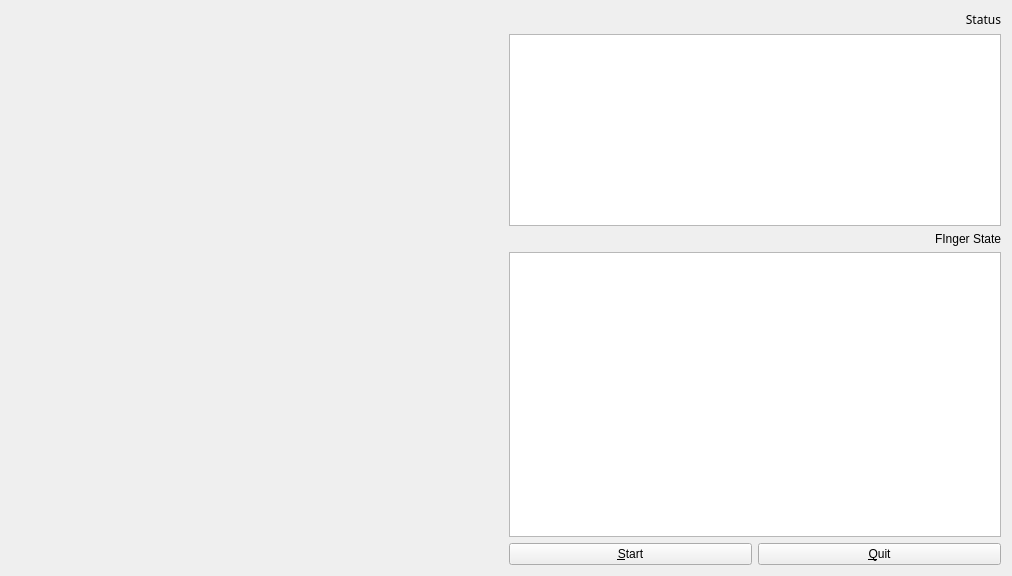
<?xml version="1.0" encoding="UTF-8"?>
<ui version="4.0">
 <class>MainWindow</class>
 <widget class="QMainWindow" name="MainWindow">
  <property name="windowModality">
   <enum>Qt::ApplicationModal</enum>
  </property>
  <property name="geometry">
   <rect>
    <x>0</x>
    <y>0</y>
    <width>1012</width>
    <height>576</height>
   </rect>
  </property>
  <property name="sizePolicy">
   <sizepolicy hsizetype="Maximum" vsizetype="Preferred">
    <horstretch>0</horstretch>
    <verstretch>0</verstretch>
   </sizepolicy>
  </property>
  <property name="windowTitle">
   <string>MainWindow</string>
  </property>
  <widget class="QWidget" name="centralWidget">
   <layout class="QGridLayout" name="gridLayout">
    <item row="0" column="0">
     <widget class="GLWidget" name="widget" native="true">
      <property name="sizePolicy">
       <sizepolicy hsizetype="Expanding" vsizetype="Preferred">
        <horstretch>0</horstretch>
        <verstretch>0</verstretch>
       </sizepolicy>
      </property>
     </widget>
    </item>
    <item row="0" column="1">
     <layout class="QVBoxLayout" name="verticalLayout">
      <item>
       <widget class="QLabel" name="label">
        <property name="font">
         <font>
          <family>Sans Serif</family>
          <weight>50</weight>
          <bold>false</bold>
         </font>
        </property>
        <property name="text">
         <string>Status</string>
        </property>
        <property name="alignment">
         <set>Qt::AlignRight|Qt::AlignTrailing|Qt::AlignVCenter</set>
        </property>
       </widget>
      </item>
      <item>
       <widget class="QPlainTextEdit" name="status_text_editor">
        <property name="sizePolicy">
         <sizepolicy hsizetype="MinimumExpanding" vsizetype="Fixed">
          <horstretch>0</horstretch>
          <verstretch>20</verstretch>
         </sizepolicy>
        </property>
       </widget>
      </item>
      <item>
       <widget class="QLabel" name="label_2">
        <property name="text">
         <string>FInger State</string>
        </property>
        <property name="alignment">
         <set>Qt::AlignRight|Qt::AlignTrailing|Qt::AlignVCenter</set>
        </property>
       </widget>
      </item>
      <item>
       <widget class="QTableView" name="tableView">
        <property name="sizePolicy">
         <sizepolicy hsizetype="Preferred" vsizetype="Expanding">
          <horstretch>100</horstretch>
          <verstretch>0</verstretch>
         </sizepolicy>
        </property>
        <attribute name="horizontalHeaderDefaultSectionSize">
         <number>180</number>
        </attribute>
        <attribute name="horizontalHeaderDefaultSectionSize">
         <number>180</number>
        </attribute>
       </widget>
      </item>
      <item>
       <layout class="QHBoxLayout" name="horizontalLayout">
        <item>
         <widget class="QPushButton" name="start_button">
          <property name="text">
           <string>&amp;Start</string>
          </property>
         </widget>
        </item>
        <item>
         <widget class="QPushButton" name="pushButton">
          <property name="sizePolicy">
           <sizepolicy hsizetype="Preferred" vsizetype="Fixed">
            <horstretch>0</horstretch>
            <verstretch>0</verstretch>
           </sizepolicy>
          </property>
          <property name="text">
           <string>&amp;Quit</string>
          </property>
         </widget>
        </item>
       </layout>
      </item>
     </layout>
    </item>
   </layout>
  </widget>
 </widget>
 <layoutdefault spacing="6" margin="11"/>
 <customwidgets>
  <customwidget>
   <class>GLWidget</class>
   <extends>QWidget</extends>
   <header>glwidget.h</header>
   <container>1</container>
  </customwidget>
 </customwidgets>
 <resources/>
 <connections>
  <connection>
   <sender>pushButton</sender>
   <signal>clicked()</signal>
   <receiver>MainWindow</receiver>
   <slot>close()</slot>
   <hints>
    <hint type="sourcelabel">
     <x>646</x>
     <y>536</y>
    </hint>
    <hint type="destinationlabel">
     <x>672</x>
     <y>358</y>
    </hint>
   </hints>
  </connection>
 </connections>
</ui>
